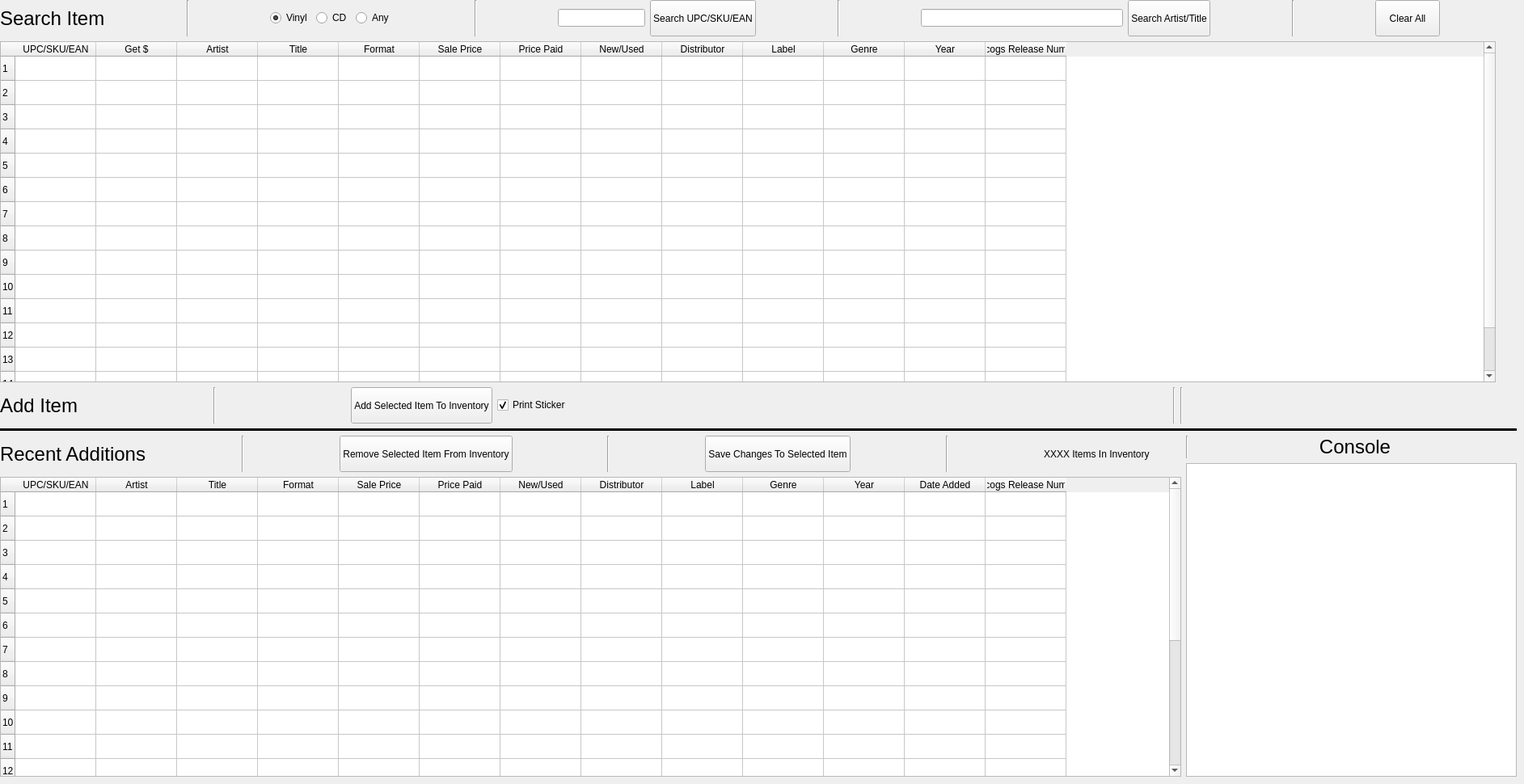
   <widget class="QWidget" name="add_inventory_tab">
    <property name="sizePolicy">
     <sizepolicy hsizetype="Maximum" vsizetype="Maximum">
      <horstretch>0</horstretch>
      <verstretch>0</verstretch>
     </sizepolicy>
    </property>
    <attribute name="title">
     <string>Add Inventory</string>
    </attribute>
    <widget class="QWidget" name="layoutWidget">
     <property name="geometry">
      <rect>
       <x>0</x>
       <y>0</y>
       <width>1876</width>
       <height>961</height>
      </rect>
     </property>
     <layout class="QVBoxLayout" name="verticalLayout_3">
      <item>
       <layout class="QHBoxLayout" name="horizontalLayout_2">
        <item>
         <widget class="QLabel" name="tab_one_search_item_lbl">
          <property name="font">
           <font>
            <family>Lucida Grande</family>
            <pointsize>18</pointsize>
           </font>
          </property>
          <property name="text">
           <string>Search Item</string>
          </property>
          <property name="scaledContents">
           <bool>false</bool>
          </property>
         </widget>
        </item>
        <item>
         <spacer name="horizontalSpacer_8">
          <property name="orientation">
           <enum>Qt::Horizontal</enum>
          </property>
          <property name="sizeHint" stdset="0">
           <size>
            <width>28</width>
            <height>20</height>
           </size>
          </property>
         </spacer>
        </item>
        <item>
         <widget class="Line" name="add_item_vert_line">
          <property name="orientation">
           <enum>Qt::Vertical</enum>
          </property>
         </widget>
        </item>
        <item>
         <spacer name="horizontalSpacer_7">
          <property name="orientation">
           <enum>Qt::Horizontal</enum>
          </property>
          <property name="sizeHint" stdset="0">
           <size>
            <width>28</width>
            <height>20</height>
           </size>
          </property>
         </spacer>
        </item>
        <item>
         <widget class="QRadioButton" name="tab_one_vinyl_radio_button">
          <property name="text">
           <string>Vinyl</string>
          </property>
          <property name="checked">
           <bool>true</bool>
          </property>
         </widget>
        </item>
        <item>
         <widget class="QRadioButton" name="tab_one_cd_radio_button">
          <property name="text">
           <string>CD</string>
          </property>
         </widget>
        </item>
        <item>
         <widget class="QRadioButton" name="tab_one_any_radio_button">
          <property name="text">
           <string>Any</string>
          </property>
         </widget>
        </item>
        <item>
         <spacer name="horizontalSpacer_56">
          <property name="orientation">
           <enum>Qt::Horizontal</enum>
          </property>
          <property name="sizeHint" stdset="0">
           <size>
            <width>28</width>
            <height>20</height>
           </size>
          </property>
         </spacer>
        </item>
        <item>
         <widget class="Line" name="add_item_vert_line_27">
          <property name="orientation">
           <enum>Qt::Vertical</enum>
          </property>
         </widget>
        </item>
        <item>
         <spacer name="horizontalSpacer_55">
          <property name="orientation">
           <enum>Qt::Horizontal</enum>
          </property>
          <property name="sizeHint" stdset="0">
           <size>
            <width>28</width>
            <height>20</height>
           </size>
          </property>
         </spacer>
        </item>
        <item>
         <widget class="QLineEdit" name="tab_one_search_upc_qline"/>
        </item>
        <item>
         <widget class="QPushButton" name="tab_one_search_upc_button">
          <property name="minimumSize">
           <size>
            <width>0</width>
            <height>45</height>
           </size>
          </property>
          <property name="text">
           <string>Search UPC/SKU/EAN</string>
          </property>
         </widget>
        </item>
        <item>
         <spacer name="horizontalSpacer_6">
          <property name="orientation">
           <enum>Qt::Horizontal</enum>
          </property>
          <property name="sizeHint" stdset="0">
           <size>
            <width>28</width>
            <height>20</height>
           </size>
          </property>
         </spacer>
        </item>
        <item>
         <widget class="Line" name="add_item_vert_line_2">
          <property name="orientation">
           <enum>Qt::Vertical</enum>
          </property>
         </widget>
        </item>
        <item>
         <spacer name="horizontalSpacer">
          <property name="orientation">
           <enum>Qt::Horizontal</enum>
          </property>
          <property name="sizeHint" stdset="0">
           <size>
            <width>28</width>
            <height>20</height>
           </size>
          </property>
         </spacer>
        </item>
        <item>
         <widget class="QLineEdit" name="tab_one_search_artist_title_title_qline">
          <property name="sizePolicy">
           <sizepolicy hsizetype="Minimum" vsizetype="Fixed">
            <horstretch>0</horstretch>
            <verstretch>0</verstretch>
           </sizepolicy>
          </property>
          <property name="minimumSize">
           <size>
            <width>250</width>
            <height>0</height>
           </size>
          </property>
          <property name="text">
           <string/>
          </property>
         </widget>
        </item>
        <item>
         <widget class="QPushButton" name="tab_one_search_artist_title_button">
          <property name="minimumSize">
           <size>
            <width>0</width>
            <height>45</height>
           </size>
          </property>
          <property name="text">
           <string>Search Artist/Title</string>
          </property>
         </widget>
        </item>
        <item>
         <spacer name="horizontalSpacer_21">
          <property name="orientation">
           <enum>Qt::Horizontal</enum>
          </property>
          <property name="sizeHint" stdset="0">
           <size>
            <width>40</width>
            <height>20</height>
           </size>
          </property>
         </spacer>
        </item>
        <item>
         <widget class="Line" name="add_item_vert_line_4">
          <property name="orientation">
           <enum>Qt::Vertical</enum>
          </property>
         </widget>
        </item>
        <item>
         <spacer name="horizontalSpacer_3">
          <property name="orientation">
           <enum>Qt::Horizontal</enum>
          </property>
          <property name="sizeHint" stdset="0">
           <size>
            <width>40</width>
            <height>20</height>
           </size>
          </property>
         </spacer>
        </item>
        <item>
         <widget class="QPushButton" name="tab_one_clear_all_button">
          <property name="minimumSize">
           <size>
            <width>0</width>
            <height>45</height>
           </size>
          </property>
          <property name="text">
           <string>Clear All</string>
          </property>
         </widget>
        </item>
        <item>
         <spacer name="horizontalSpacer_4">
          <property name="orientation">
           <enum>Qt::Horizontal</enum>
          </property>
          <property name="sizeHint" stdset="0">
           <size>
            <width>40</width>
            <height>20</height>
           </size>
          </property>
         </spacer>
        </item>
       </layout>
      </item>
      <item>
       <widget class="QTableWidget" name="tab_one_results_table">
        <property name="sizePolicy">
         <sizepolicy hsizetype="Maximum" vsizetype="MinimumExpanding">
          <horstretch>0</horstretch>
          <verstretch>0</verstretch>
         </sizepolicy>
        </property>
        <property name="minimumSize">
         <size>
          <width>1850</width>
          <height>380</height>
         </size>
        </property>
        <property name="selectionMode">
         <enum>QAbstractItemView::ExtendedSelection</enum>
        </property>
        <property name="selectionBehavior">
         <enum>QAbstractItemView::SelectRows</enum>
        </property>
        <property name="sortingEnabled">
         <bool>false</bool>
        </property>
        <attribute name="horizontalHeaderCascadingSectionResizes">
         <bool>false</bool>
        </attribute>
        <attribute name="horizontalHeaderDefaultSectionSize">
         <number>100</number>
        </attribute>
        <attribute name="horizontalHeaderShowSortIndicator" stdset="0">
         <bool>false</bool>
        </attribute>
        <attribute name="horizontalHeaderStretchLastSection">
         <bool>false</bool>
        </attribute>
        <row>
         <property name="text">
          <string>1</string>
         </property>
        </row>
        <row>
         <property name="text">
          <string>2</string>
         </property>
        </row>
        <row>
         <property name="text">
          <string>3</string>
         </property>
        </row>
        <row>
         <property name="text">
          <string>4</string>
         </property>
        </row>
        <row>
         <property name="text">
          <string>5</string>
         </property>
        </row>
        <row>
         <property name="text">
          <string>6</string>
         </property>
        </row>
        <row>
         <property name="text">
          <string>7</string>
         </property>
        </row>
        <row>
         <property name="text">
          <string>8</string>
         </property>
        </row>
        <row>
         <property name="text">
          <string>9</string>
         </property>
        </row>
        <row>
         <property name="text">
          <string>10</string>
         </property>
        </row>
        <row>
         <property name="text">
          <string>11</string>
         </property>
        </row>
        <row>
         <property name="text">
          <string>12</string>
         </property>
        </row>
        <row>
         <property name="text">
          <string>13</string>
         </property>
        </row>
        <row>
         <property name="text">
          <string>14</string>
         </property>
        </row>
        <row>
         <property name="text">
          <string>15</string>
         </property>
        </row>
        <column>
         <property name="text">
          <string>UPC/SKU/EAN</string>
         </property>
        </column>
        <column>
         <property name="text">
          <string>Get $</string>
         </property>
        </column>
        <column>
         <property name="text">
          <string>Artist</string>
         </property>
        </column>
        <column>
         <property name="text">
          <string>Title</string>
         </property>
        </column>
        <column>
         <property name="text">
          <string>Format</string>
         </property>
        </column>
        <column>
         <property name="text">
          <string>Sale Price</string>
         </property>
        </column>
        <column>
         <property name="text">
          <string>Price Paid</string>
         </property>
        </column>
        <column>
         <property name="text">
          <string>New/Used</string>
         </property>
        </column>
        <column>
         <property name="text">
          <string>Distributor</string>
         </property>
        </column>
        <column>
         <property name="text">
          <string>Label</string>
         </property>
        </column>
        <column>
         <property name="text">
          <string>Genre</string>
         </property>
        </column>
        <column>
         <property name="text">
          <string>Year</string>
         </property>
        </column>
        <column>
         <property name="text">
          <string>Discogs Release Number</string>
         </property>
        </column>
        <item row="0" column="0">
         <property name="text">
          <string/>
         </property>
        </item>
        <item row="0" column="2">
         <property name="text">
          <string/>
         </property>
        </item>
        <item row="0" column="3">
         <property name="text">
          <string/>
         </property>
        </item>
       </widget>
      </item>
      <item>
       <layout class="QHBoxLayout" name="horizontalLayout_7">
        <item>
         <layout class="QHBoxLayout" name="horizontalLayout_6">
          <item>
           <widget class="QLabel" name="tab_one_add_item_lbl">
            <property name="font">
             <font>
              <family>Lucida Grande</family>
              <pointsize>18</pointsize>
             </font>
            </property>
            <property name="text">
             <string>Add Item</string>
            </property>
            <property name="scaledContents">
             <bool>false</bool>
            </property>
           </widget>
          </item>
          <item>
           <spacer name="horizontalSpacer_10">
            <property name="orientation">
             <enum>Qt::Horizontal</enum>
            </property>
            <property name="sizeHint" stdset="0">
             <size>
              <width>70</width>
              <height>20</height>
             </size>
            </property>
           </spacer>
          </item>
          <item>
           <widget class="Line" name="add_item_vert_line_7">
            <property name="orientation">
             <enum>Qt::Vertical</enum>
            </property>
           </widget>
          </item>
          <item>
           <spacer name="horizontalSpacer_9">
            <property name="orientation">
             <enum>Qt::Horizontal</enum>
            </property>
            <property name="sizeHint" stdset="0">
             <size>
              <width>28</width>
              <height>20</height>
             </size>
            </property>
           </spacer>
          </item>
          <item>
           <widget class="QPushButton" name="tab_one_add_selected_to_inventory">
            <property name="minimumSize">
             <size>
              <width>0</width>
              <height>45</height>
             </size>
            </property>
            <property name="text">
             <string>Add Selected Item To Inventory</string>
            </property>
           </widget>
          </item>
          <item>
           <widget class="QCheckBox" name="tab_one_print_sticker_check_box">
            <property name="text">
             <string>Print Sticker</string>
            </property>
            <property name="checked">
             <bool>true</bool>
            </property>
           </widget>
          </item>
          <item>
           <spacer name="horizontalSpacer_12">
            <property name="orientation">
             <enum>Qt::Horizontal</enum>
            </property>
            <property name="sizeHint" stdset="0">
             <size>
              <width>740</width>
              <height>20</height>
             </size>
            </property>
           </spacer>
          </item>
          <item>
           <widget class="Line" name="add_item_vert_line_8">
            <property name="orientation">
             <enum>Qt::Vertical</enum>
            </property>
           </widget>
          </item>
         </layout>
        </item>
        <item>
         <layout class="QHBoxLayout" name="horizontalLayout_3">
          <item>
           <widget class="Line" name="add_item_vert_line_13">
            <property name="orientation">
             <enum>Qt::Vertical</enum>
            </property>
           </widget>
          </item>
          <item>
           <spacer name="horizontalSpacer_22">
            <property name="orientation">
             <enum>Qt::Horizontal</enum>
            </property>
            <property name="sizeType">
             <enum>QSizePolicy::Minimum</enum>
            </property>
            <property name="sizeHint" stdset="0">
             <size>
              <width>413</width>
              <height>20</height>
             </size>
            </property>
           </spacer>
          </item>
         </layout>
        </item>
       </layout>
      </item>
      <item>
       <widget class="Line" name="line">
        <property name="font">
         <font>
          <family>Helvetica</family>
          <pointsize>24</pointsize>
          <italic>true</italic>
         </font>
        </property>
        <property name="frameShadow">
         <enum>QFrame::Plain</enum>
        </property>
        <property name="lineWidth">
         <number>3</number>
        </property>
        <property name="midLineWidth">
         <number>0</number>
        </property>
        <property name="orientation">
         <enum>Qt::Horizontal</enum>
        </property>
       </widget>
      </item>
      <item>
       <layout class="QHBoxLayout" name="horizontalLayout_15">
        <item>
         <layout class="QVBoxLayout" name="verticalLayout">
          <item>
           <layout class="QHBoxLayout" name="horizontalLayout_8">
            <property name="sizeConstraint">
             <enum>QLayout::SetDefaultConstraint</enum>
            </property>
            <item>
             <widget class="QLabel" name="tab_one_recent_additions_lbl">
              <property name="font">
               <font>
                <family>Lucida Grande</family>
                <pointsize>18</pointsize>
               </font>
              </property>
              <property name="text">
               <string>Recent Additions</string>
              </property>
              <property name="scaledContents">
               <bool>false</bool>
              </property>
             </widget>
            </item>
            <item>
             <spacer name="horizontalSpacer_13">
              <property name="orientation">
               <enum>Qt::Horizontal</enum>
              </property>
              <property name="sizeType">
               <enum>QSizePolicy::Expanding</enum>
              </property>
              <property name="sizeHint" stdset="0">
               <size>
                <width>28</width>
                <height>20</height>
               </size>
              </property>
             </spacer>
            </item>
            <item>
             <widget class="Line" name="add_item_vert_line_9">
              <property name="orientation">
               <enum>Qt::Vertical</enum>
              </property>
             </widget>
            </item>
            <item>
             <spacer name="horizontalSpacer_14">
              <property name="orientation">
               <enum>Qt::Horizontal</enum>
              </property>
              <property name="sizeType">
               <enum>QSizePolicy::Expanding</enum>
              </property>
              <property name="sizeHint" stdset="0">
               <size>
                <width>28</width>
                <height>20</height>
               </size>
              </property>
             </spacer>
            </item>
            <item>
             <widget class="QPushButton" name="tab_one_remove_selected_item_from_inventory">
              <property name="minimumSize">
               <size>
                <width>0</width>
                <height>45</height>
               </size>
              </property>
              <property name="text">
               <string>Remove Selected Item From Inventory</string>
              </property>
             </widget>
            </item>
            <item>
             <spacer name="horizontalSpacer_27">
              <property name="orientation">
               <enum>Qt::Horizontal</enum>
              </property>
              <property name="sizeType">
               <enum>QSizePolicy::Expanding</enum>
              </property>
              <property name="sizeHint" stdset="0">
               <size>
                <width>28</width>
                <height>20</height>
               </size>
              </property>
             </spacer>
            </item>
            <item>
             <widget class="Line" name="add_item_vert_line_14">
              <property name="orientation">
               <enum>Qt::Vertical</enum>
              </property>
             </widget>
            </item>
            <item>
             <spacer name="horizontalSpacer_26">
              <property name="orientation">
               <enum>Qt::Horizontal</enum>
              </property>
              <property name="sizeType">
               <enum>QSizePolicy::Expanding</enum>
              </property>
              <property name="sizeHint" stdset="0">
               <size>
                <width>28</width>
                <height>20</height>
               </size>
              </property>
             </spacer>
            </item>
            <item>
             <widget class="QPushButton" name="tab_one_edit_selected_item">
              <property name="minimumSize">
               <size>
                <width>0</width>
                <height>45</height>
               </size>
              </property>
              <property name="text">
               <string>Save Changes To Selected Item</string>
              </property>
             </widget>
            </item>
            <item>
             <spacer name="horizontalSpacer_58">
              <property name="orientation">
               <enum>Qt::Horizontal</enum>
              </property>
              <property name="sizeHint" stdset="0">
               <size>
                <width>28</width>
                <height>20</height>
               </size>
              </property>
             </spacer>
            </item>
            <item>
             <widget class="Line" name="add_item_vert_line_28">
              <property name="orientation">
               <enum>Qt::Vertical</enum>
              </property>
             </widget>
            </item>
            <item>
             <spacer name="horizontalSpacer_57">
              <property name="orientation">
               <enum>Qt::Horizontal</enum>
              </property>
              <property name="sizeHint" stdset="0">
               <size>
                <width>28</width>
                <height>20</height>
               </size>
              </property>
             </spacer>
            </item>
            <item>
             <widget class="QLabel" name="tab_one_num_inventory_label">
              <property name="sizePolicy">
               <sizepolicy hsizetype="Minimum" vsizetype="Preferred">
                <horstretch>0</horstretch>
                <verstretch>0</verstretch>
               </sizepolicy>
              </property>
              <property name="minimumSize">
               <size>
                <width>170</width>
                <height>0</height>
               </size>
              </property>
              <property name="text">
               <string>XXXX Items In Inventory</string>
              </property>
             </widget>
            </item>
           </layout>
          </item>
          <item>
           <widget class="QTableWidget" name="tab_one_recently_added_table">
            <property name="sizePolicy">
             <sizepolicy hsizetype="Expanding" vsizetype="MinimumExpanding">
              <horstretch>0</horstretch>
              <verstretch>0</verstretch>
             </sizepolicy>
            </property>
            <property name="minimumSize">
             <size>
              <width>1300</width>
              <height>350</height>
             </size>
            </property>
            <property name="alternatingRowColors">
             <bool>false</bool>
            </property>
            <property name="selectionBehavior">
             <enum>QAbstractItemView::SelectRows</enum>
            </property>
            <property name="sortingEnabled">
             <bool>false</bool>
            </property>
            <row>
             <property name="text">
              <string>1</string>
             </property>
            </row>
            <row>
             <property name="text">
              <string>2</string>
             </property>
            </row>
            <row>
             <property name="text">
              <string>3</string>
             </property>
            </row>
            <row>
             <property name="text">
              <string>4</string>
             </property>
            </row>
            <row>
             <property name="text">
              <string>5</string>
             </property>
            </row>
            <row>
             <property name="text">
              <string>6</string>
             </property>
            </row>
            <row>
             <property name="text">
              <string>7</string>
             </property>
            </row>
            <row>
             <property name="text">
              <string>8</string>
             </property>
            </row>
            <row>
             <property name="text">
              <string>9</string>
             </property>
            </row>
            <row>
             <property name="text">
              <string>10</string>
             </property>
            </row>
            <row>
             <property name="text">
              <string>11</string>
             </property>
            </row>
            <row>
             <property name="text">
              <string>12</string>
             </property>
            </row>
            <row>
             <property name="text">
              <string>13</string>
             </property>
            </row>
            <row>
             <property name="text">
              <string>14</string>
             </property>
            </row>
            <row>
             <property name="text">
              <string>15</string>
             </property>
            </row>
            <row>
             <property name="text">
              <string>16</string>
             </property>
            </row>
            <row>
             <property name="text">
              <string>17</string>
             </property>
            </row>
            <row>
             <property name="text">
              <string>18</string>
             </property>
            </row>
            <row>
             <property name="text">
              <string>19</string>
             </property>
            </row>
            <row>
             <property name="text">
              <string>20</string>
             </property>
            </row>
            <column>
             <property name="text">
              <string>UPC/SKU/EAN</string>
             </property>
            </column>
            <column>
             <property name="text">
              <string>Artist</string>
             </property>
            </column>
            <column>
             <property name="text">
              <string>Title</string>
             </property>
            </column>
            <column>
             <property name="text">
              <string>Format</string>
             </property>
            </column>
            <column>
             <property name="text">
              <string>Sale Price</string>
             </property>
            </column>
            <column>
             <property name="text">
              <string>Price Paid</string>
             </property>
            </column>
            <column>
             <property name="text">
              <string>New/Used</string>
             </property>
            </column>
            <column>
             <property name="text">
              <string>Distributor</string>
             </property>
            </column>
            <column>
             <property name="text">
              <string>Label</string>
             </property>
            </column>
            <column>
             <property name="text">
              <string>Genre</string>
             </property>
            </column>
            <column>
             <property name="text">
              <string>Year</string>
             </property>
            </column>
            <column>
             <property name="text">
              <string>Date Added</string>
             </property>
            </column>
            <column>
             <property name="text">
              <string>Discogs Release Number</string>
             </property>
            </column>
            <item row="0" column="0">
             <property name="text">
              <string/>
             </property>
            </item>
           </widget>
          </item>
         </layout>
        </item>
        <item>
         <layout class="QVBoxLayout" name="verticalLayout_2">
          <item>
           <layout class="QHBoxLayout" name="horizontalLayout_4">
            <item>
             <widget class="Line" name="add_item_vert_line_12">
              <property name="orientation">
               <enum>Qt::Vertical</enum>
              </property>
             </widget>
            </item>
            <item>
             <spacer name="horizontalSpacer_28">
              <property name="orientation">
               <enum>Qt::Horizontal</enum>
              </property>
              <property name="sizeType">
               <enum>QSizePolicy::Minimum</enum>
              </property>
              <property name="sizeHint" stdset="0">
               <size>
                <width>150</width>
                <height>20</height>
               </size>
              </property>
             </spacer>
            </item>
            <item>
             <widget class="QLabel" name="tab_one_console_lbl">
              <property name="sizePolicy">
               <sizepolicy hsizetype="Minimum" vsizetype="Preferred">
                <horstretch>0</horstretch>
                <verstretch>0</verstretch>
               </sizepolicy>
              </property>
              <property name="minimumSize">
               <size>
                <width>100</width>
                <height>0</height>
               </size>
              </property>
              <property name="font">
               <font>
                <family>Lucida Grande</family>
                <pointsize>18</pointsize>
               </font>
              </property>
              <property name="text">
               <string>Console</string>
              </property>
              <property name="scaledContents">
               <bool>false</bool>
              </property>
              <property name="alignment">
               <set>Qt::AlignCenter</set>
              </property>
             </widget>
            </item>
            <item>
             <spacer name="horizontalSpacer_29">
              <property name="orientation">
               <enum>Qt::Horizontal</enum>
              </property>
              <property name="sizeType">
               <enum>QSizePolicy::Minimum</enum>
              </property>
              <property name="sizeHint" stdset="0">
               <size>
                <width>150</width>
                <height>20</height>
               </size>
              </property>
             </spacer>
            </item>
           </layout>
          </item>
          <item>
           <widget class="QTextBrowser" name="tab_one_text_browser">
            <property name="sizePolicy">
             <sizepolicy hsizetype="Minimum" vsizetype="Expanding">
              <horstretch>0</horstretch>
              <verstretch>0</verstretch>
             </sizepolicy>
            </property>
            <property name="minimumSize">
             <size>
              <width>400</width>
              <height>0</height>
             </size>
            </property>
            <property name="maximumSize">
             <size>
              <width>550</width>
              <height>16777215</height>
             </size>
            </property>
            <property name="autoFormatting">
             <set>QTextEdit::AutoNone</set>
            </property>
            <property name="html">
             <string>&lt;!DOCTYPE HTML PUBLIC &quot;-//W3C//DTD HTML 4.0//EN&quot; &quot;http://www.w3.org/TR/REC-html40/strict.dtd&quot;&gt;
&lt;html&gt;&lt;head&gt;&lt;meta name=&quot;qrichtext&quot; content=&quot;1&quot; /&gt;&lt;style type=&quot;text/css&quot;&gt;
p, li { white-space: pre-wrap; }
&lt;/style&gt;&lt;/head&gt;&lt;body style=&quot; font-family:'.Helvetica Neue DeskInterface'; font-size:13pt; font-weight:400; font-style:normal;&quot;&gt;
&lt;p style=&quot;-qt-paragraph-type:empty; margin-top:12px; margin-bottom:12px; margin-left:0px; margin-right:0px; -qt-block-indent:0; text-indent:0px; font-family:'.Lucida Grande UI';&quot;&gt;&lt;br /&gt;&lt;/p&gt;&lt;/body&gt;&lt;/html&gt;</string>
            </property>
            <property name="overwriteMode">
             <bool>false</bool>
            </property>
           </widget>
          </item>
         </layout>
        </item>
       </layout>
      </item>
     </layout>
    </widget>
   </widget>
